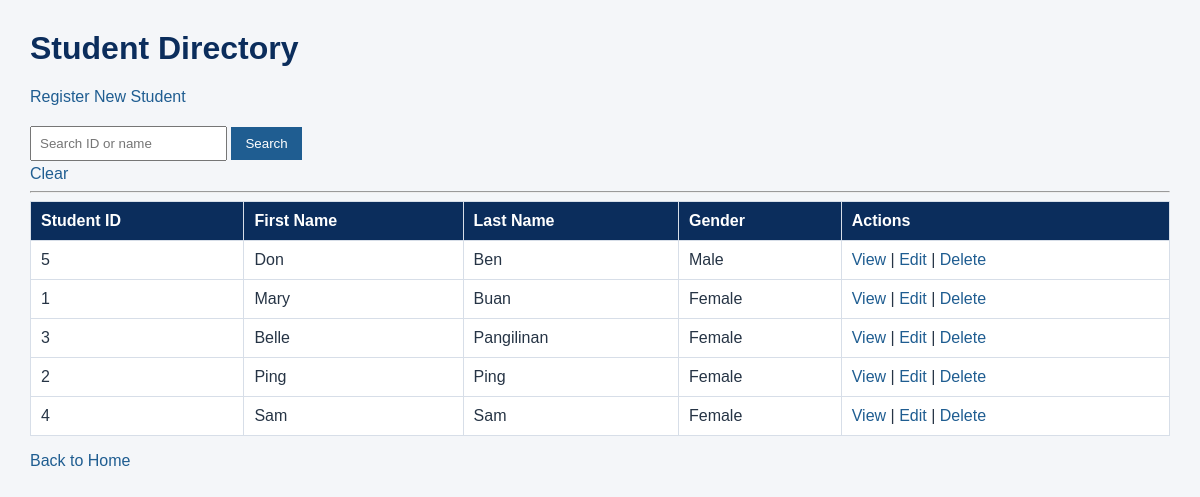
The app's page /Home/Registration/students/ (signed in) with its own data.
### registration/models.py (models this page shows, shortened)
class Student(models.Model):
    GENDER_CHOICES = [
        ('Male', 'Male'),
        ('Female', 'Female'),
    ]
    student_id=models.CharField(
        max_length=20,
        unique=True)
    first_name=models.CharField(
        max_length=100)
    last_name=models.CharField(
        max_length=100)
    gender=models.CharField(
        max_length=10,
        choices=GENDER_CHOICES)
    date_of_birth=models.DateField()
    contact_no=models.CharField(
        max_length=20)

### registration/views.py (the view)
# urls.py: path('students/', views.student_list,
@user_passes_test(staff_check, login_url='login')
def student_list(request):
    search_query = request.GET.get('q', '').strip()
    students = Student.objects.all().order_by(
        'last_name', 'first_name'
    )
    if search_query:
        students = students.filter(
            Q(student_id__icontains=search_query) |
            Q(first_name__icontains=search_query) |
            Q(last_name__icontains=search_query)
        )
    context = {
        'students': students,
        'query': search_query,
    }
    return render(
        request,
        'registration/student_list.html',
        context
    )

### registration/views.py (called while the page is built)
def staff_check(user):
    return user.is_authenticated and user.is_staff

### registration/templates/registration/student_list.html (shortened to what this page needs)
{% load static %}
<!DOCTYPE html>
<html lang="en">
<head>
    <link rel="stylesheet"
        href="{% static 'registration/style.css' %}">
</head>
<body>
    <h1>Student Directory</h1>
    <p>
        <a href="{% url 'student_create' %}">
            Register New Student
        </a>
    </p>
    <form method="get">
        <input
            type="text"
            name="q"
            value="{{ query }}"
            placeholder="Search ID or name"
        >
        <button type="submit">Search</button>
    </form>
    <a href="{% url 'student_list' %}">Clear</a>
    <hr>
    {% if students %}
    <table border="1" cellpadding="8">
        <thead>
            <tr>
                <th>Student ID</th>
                <th>First Name</th>
                <th>Last Name</th>
                <th>Gender</th>
                <th>Actions</th>
            </tr>
        </thead>
        <tbody>
            {% for student in students %}
            <tr>
                <td>{{ student.student_id }}</td>
                <td>{{ student.first_name }}</td>
                <td>{{ student.last_name }}</td>
                <td>{{ student.gender }}</td>
            <td>
                <a href="{% url 'student_detail' student.pk %}">
                    View
                </a>
                |
                <a href="{% url 'student_update' student.pk %}">
                    Edit
                </a>
                |
                <a href="{% url 'student_delete' student.pk %}">
                    Delete
                </a>
            </td>
        </tr>
        {% endfor %}
    </tbody>
  </table>
{% else %}
    <p>No Student records found.</p>
{% endif %}
    <p><a href="{% url 'home' %}">Back to Home</a></p>
</body>
</html>

### registration/static/registration/style.css (style rules this page uses)
body { font-family: Arial, sans-serif; background: #f4f6f9; color: #263445; margin: 30px; }
h1 { color: #0b2d5c; }
a { color: #1f5d91; text-decoration: none; }
table { width: 100%; border-collapse: collapse; background: #ffffff; }
th { background: #0b2d5c; color: #ffffff; text-align: left; }
th, td { padding: 10px; border: 1px solid #d7dee8; }
button { background: #1f5d91; color: #ffffff; border: 0; padding: 9px 14px; cursor: pointer; }
input, select { padding: 8px; margin: 4px 0; }

### records on screen
Student: student_id "5", first_name "Don", last_name "Ben", gender "Male"
Student: student_id "1", first_name "Mary", last_name "Buan", gender "Female"
Student: student_id "3", first_name "Belle", last_name "Pangilinan", gender "Female"
Student: student_id "2", first_name "Ping", last_name "Ping", gender "Female"
Student: student_id "4", first_name "Sam", last_name "Sam", gender "Female"
